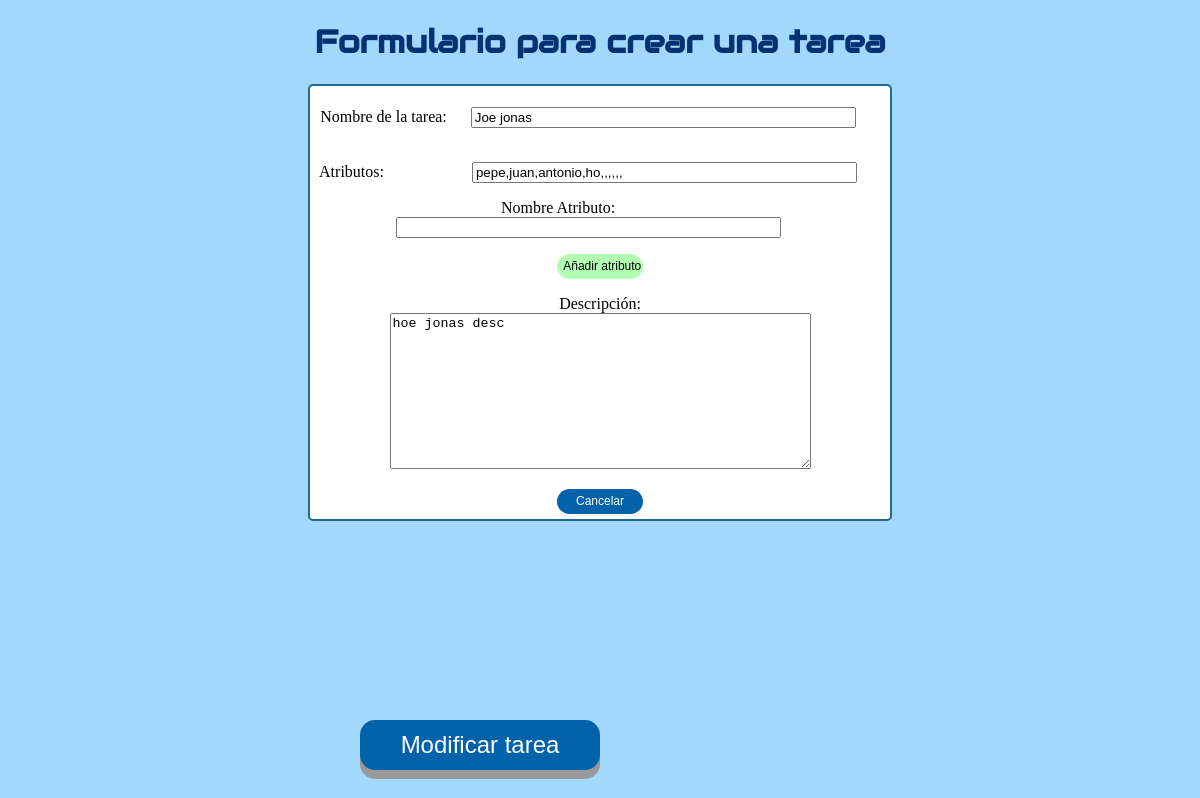
/update/2, run on an earlier commit of the app's database.
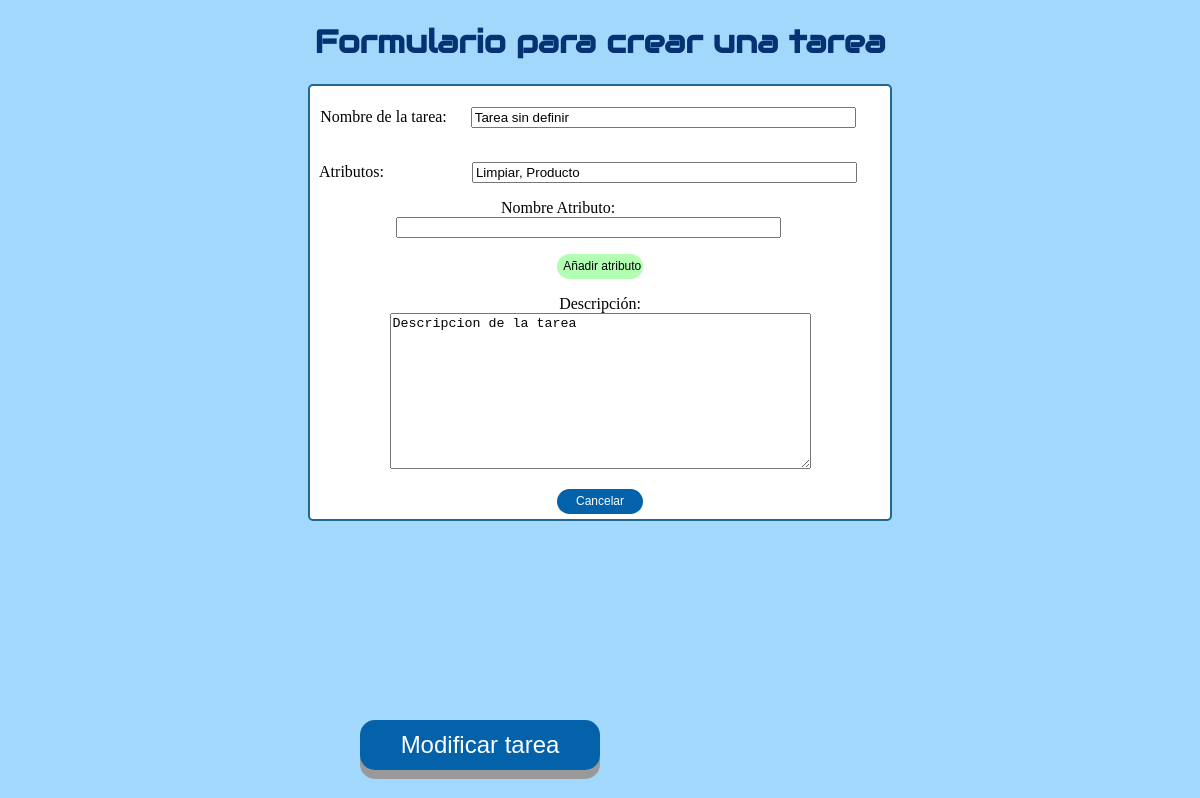
And on a later commit of the database.
### app.py (models this page shows)
class Todo(db.Model):
    id = db.Column(db.Integer, primary_key=True)
    content = db.Column(db.String(200), nullable=False)
    completed = db.Column(db.Integer, default=0)
    priority = db.Column(db.Integer, default=0)         # Nueva tabla
    descripcion = db.Column(db.String(200))             # Descripcion
    atributos = db.Column(db.String(800))               # Atributos

### app.py (the view)
@app.route('/update/<int:id>', methods=['POST','GET'])      # Redireccion a formulario tareas
def update_tarea(id):
    task = Todo.query.get_or_404(id)
    if request.method == 'POST':
        try:
            task.content = request.form['nombre']
            task.descripcion = request.form['descripcion']
            task.atributos = request.form['atributos']
            db.session.commit()
            return redirect('/Interfaz_tecnico.html')
        except:
            return "There was an issue when updating the task " + id
    else:
        return render_template('interfaz_tareas.html', task=task)

### templates/interfaz_tareas.html (shortened to what this page needs)
{% extends 'base.html' %}
    {% block body %}
<body>
    <center>
        <h1 class="principal"> Formulario para crear una tarea</h1>
        <div class="acceso">
            <form method="post">
                <p>
                    Nombre de la tarea:&nbsp;&nbsp;&nbsp;&nbsp;&nbsp;
                    <input type="text" name="nombre" size="45" value="{{ task.content }}">
                </p>
                <p>
                    Atributos:&nbsp;&nbsp;&nbsp; &nbsp;&nbsp;&nbsp;&nbsp;&nbsp; &nbsp;&nbsp;&nbsp;&nbsp;&nbsp; &nbsp;&nbsp;&nbsp;&nbsp;&nbsp;
                    <input type="text" name="atributos" id="atributos" size="45"value="{{ task.atributos }}">  &nbsp;&nbsp;&nbsp;&nbsp;&nbsp;
                </p>
                <p>
                    Nombre Atributo:&nbsp;&nbsp;&nbsp; &nbsp;&nbsp;&nbsp;&nbsp;&nbsp; &nbsp;&nbsp;&nbsp;&nbsp;&nbsp; &nbsp;&nbsp;&nbsp;&nbsp;&nbsp;
                    <input type="text" name="n_atributo" id="n_atributo" size="45" value="">  &nbsp;&nbsp;&nbsp;&nbsp;&nbsp;
                </p>
                <p>
                    <input type="button" class="buttonAnadirTarea2" value="Añadir atributo" onclick="getElementById('atributos').setAttribute('value', getElementById('atributos').getAttribute('value')+','+getElementById('n_atributo').value)">
                </p>
                <p>
                    Descripción:<br>
                    <textarea name="descripcion" rows="10" cols="50">{{ task.descripcion }}</textarea>
                </p>
                <p>
                    <input type="submit" class="button2" value="Modificar tarea">
                </p>
                <button type="submit" class="buttonAnadirTarea" onClick="window.location.href='Interfaz_tecnico.html';">Cancelar</button>
            </form>
        </div>
    </center>
    {% endblock %}

What changed in the data, as far as the page shows it:
changed Todo: nombre "Joe jonas" → "Tarea sin definir"; descripcion "hoe jonas desc" → "Descripcion de la tarea"
Also different on the page:
form field atributos: "pepe,juan,antonio,ho,,,,,," → "Limpiar, Producto"
